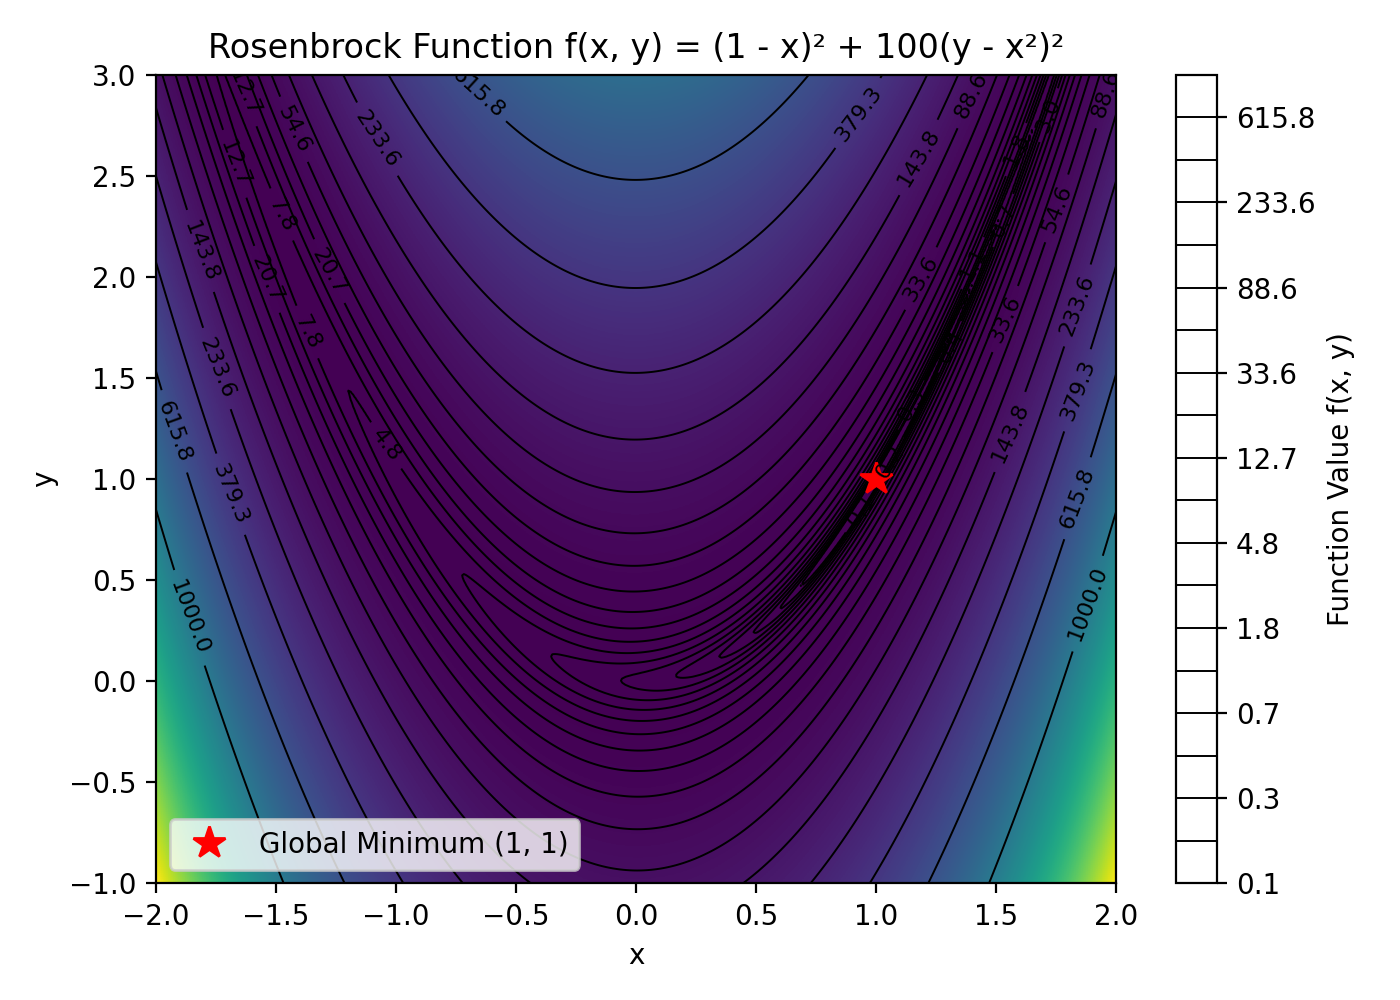

Source code (Python):
import numpy as np
import matplotlib.pyplot as plt

# --- Rosenbrock function ---


def rosenbrock(x, y, a=1, b=100):
    """Compute Rosenbrock's function f(x, y) = (a - x)^2 + b*(y - x^2)^2"""
    return (a - x)**2 + b * (y - x**2)**2


# --- Create grid ---
x = np.linspace(-2, 2, 400)
y = np.linspace(-1, 3, 400)
X, Y = np.meshgrid(x, y)
Z = rosenbrock(X, Y)

# --- Main figure ---
plt.figure(figsize=(7, 5))

# Use imshow for smooth color background
plt.imshow(Z, extent=[x.min(), x.max(), y.min(), y.max()],
           origin='lower', cmap='viridis', aspect='auto')

# Overlay contour lines (logarithmic spacing to show valley detail)
levels = np.logspace(-1, 3, 20)
contours = plt.contour(X, Y, Z, levels=levels, colors='black', linewidths=0.7)
plt.clabel(contours, inline=True, fontsize=8)

# Mark global minimum
plt.plot(1, 1, 'r*', markersize=12, label='Global Minimum (1, 1)')

# Labels and title
plt.title("Rosenbrock Function f(x, y) = (1 - x)² + 100(y - x²)²")
plt.xlabel("x")
plt.ylabel("y")
plt.legend()
plt.colorbar(label="Function Value f(x, y)")

plt.tight_layout()
plt.savefig("rosenbrock_2d.png", dpi=200)
plt.show()
